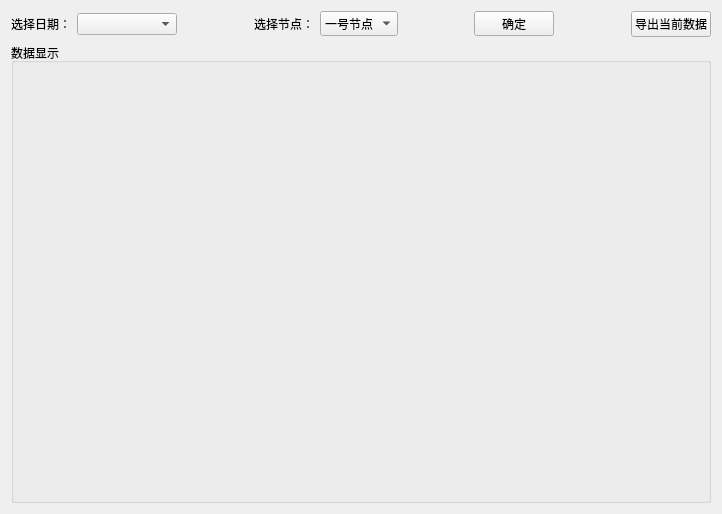
      <widget class="QWidget" name="tab_5">
       <attribute name="title">
        <string>数据导出</string>
       </attribute>
       <layout class="QGridLayout" name="gridLayout_3">
        <item row="0" column="0">
         <layout class="QHBoxLayout" name="horizontalLayout_17">
          <item>
           <layout class="QHBoxLayout" name="horizontalLayout_11">
            <item>
             <widget class="QLabel" name="label_11">
              <property name="maximumSize">
               <size>
                <width>75</width>
                <height>25</height>
               </size>
              </property>
              <property name="text">
               <string>选择日期：</string>
              </property>
             </widget>
            </item>
            <item>
             <widget class="QComboBox" name="dateCB2">
              <property name="minimumSize">
               <size>
                <width>100</width>
                <height>0</height>
               </size>
              </property>
             </widget>
            </item>
           </layout>
          </item>
          <item>
           <spacer name="horizontalSpacer_6">
            <property name="orientation">
             <enum>Qt::Horizontal</enum>
            </property>
            <property name="sizeHint" stdset="0">
             <size>
              <width>40</width>
              <height>20</height>
             </size>
            </property>
           </spacer>
          </item>
          <item>
           <layout class="QHBoxLayout" name="horizontalLayout_12">
            <item>
             <widget class="QLabel" name="label_12">
              <property name="maximumSize">
               <size>
                <width>75</width>
                <height>25</height>
               </size>
              </property>
              <property name="text">
               <string>选择节点：</string>
              </property>
             </widget>
            </item>
            <item>
             <widget class="QComboBox" name="sensorCB2">
              <property name="maximumSize">
               <size>
                <width>90</width>
                <height>25</height>
               </size>
              </property>
              <item>
               <property name="text">
                <string>一号节点</string>
               </property>
              </item>
              <item>
               <property name="text">
                <string>二号节点</string>
               </property>
              </item>
              <item>
               <property name="text">
                <string>三号节点</string>
               </property>
              </item>
             </widget>
            </item>
           </layout>
          </item>
          <item>
           <spacer name="horizontalSpacer_7">
            <property name="orientation">
             <enum>Qt::Horizontal</enum>
            </property>
            <property name="sizeHint" stdset="0">
             <size>
              <width>40</width>
              <height>20</height>
             </size>
            </property>
           </spacer>
          </item>
          <item>
           <widget class="QPushButton" name="showTablePB">
            <property name="maximumSize">
             <size>
              <width>90</width>
              <height>25</height>
             </size>
            </property>
            <property name="text">
             <string>确定</string>
            </property>
           </widget>
          </item>
          <item>
           <spacer name="horizontalSpacer_10">
            <property name="orientation">
             <enum>Qt::Horizontal</enum>
            </property>
            <property name="sizeHint" stdset="0">
             <size>
              <width>40</width>
              <height>20</height>
             </size>
            </property>
           </spacer>
          </item>
          <item>
           <widget class="QPushButton" name="exportPB">
            <property name="text">
             <string>导出当前数据</string>
            </property>
           </widget>
          </item>
         </layout>
        </item>
        <item row="1" column="0">
         <widget class="QGroupBox" name="groupBox_9">
          <property name="minimumSize">
           <size>
            <width>700</width>
            <height>460</height>
           </size>
          </property>
          <property name="title">
           <string>数据显示</string>
          </property>
          <layout class="QGridLayout" name="gridLayout_18">
           <item row="0" column="0">
            <layout class="QGridLayout" name="tableGL"/>
           </item>
          </layout>
         </widget>
        </item>
       </layout>
      </widget>
